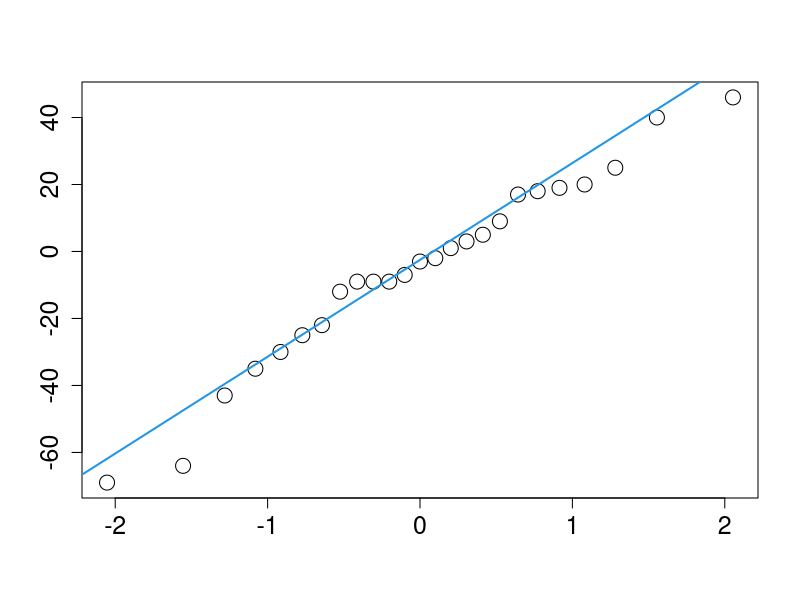
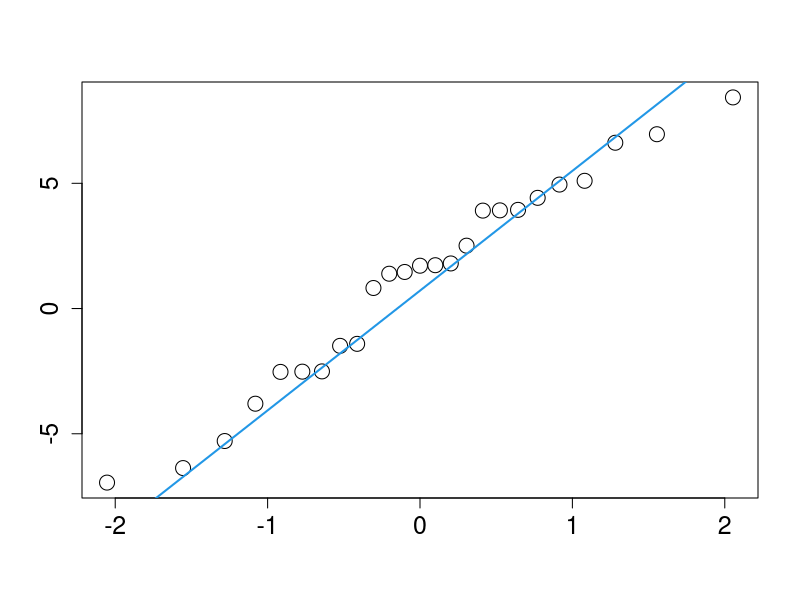
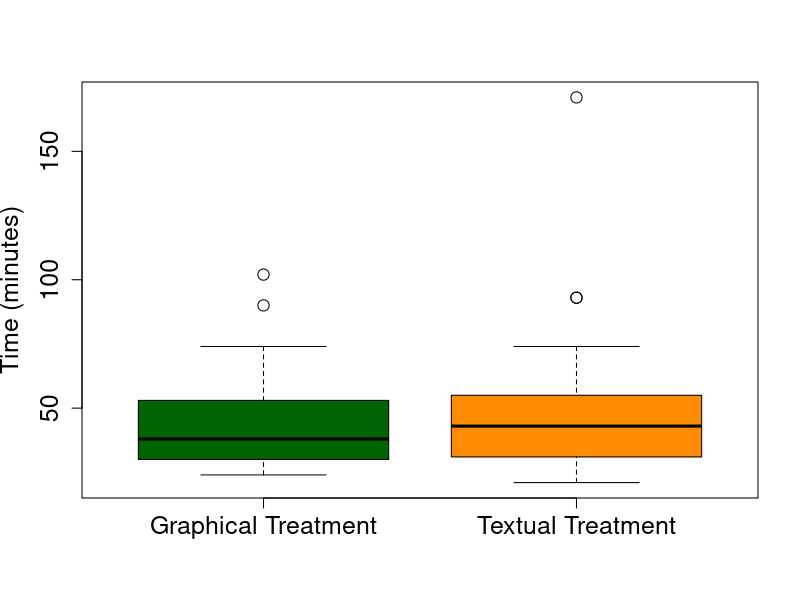
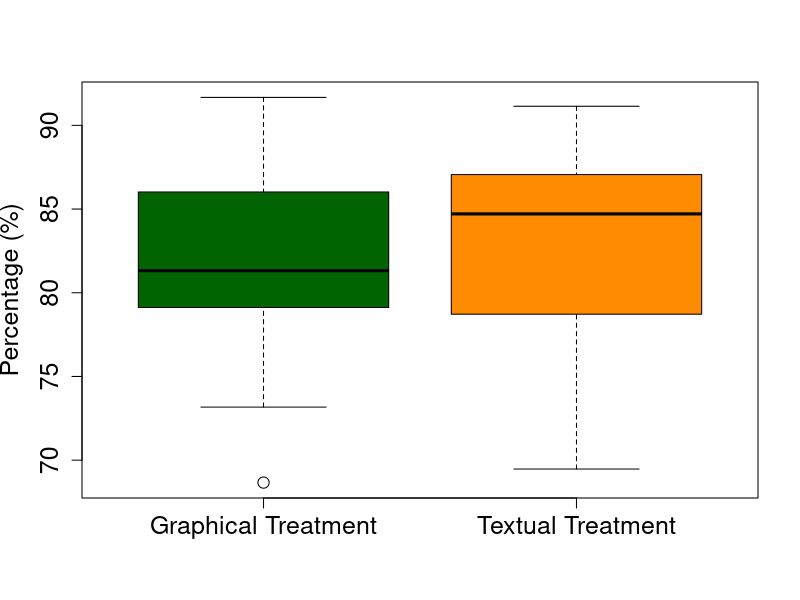
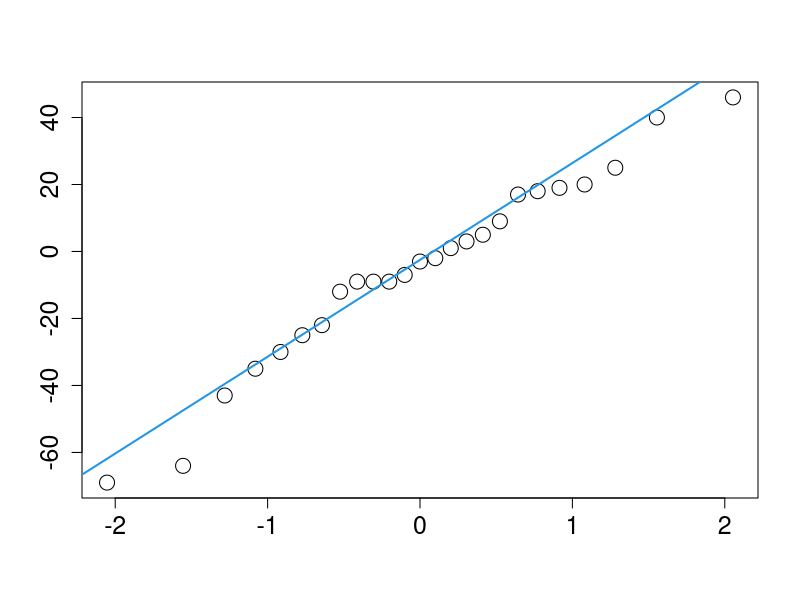
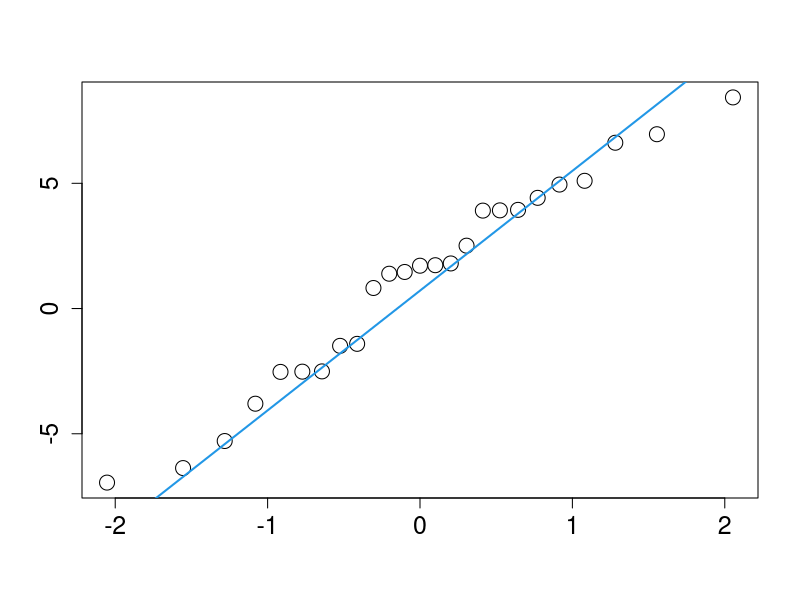
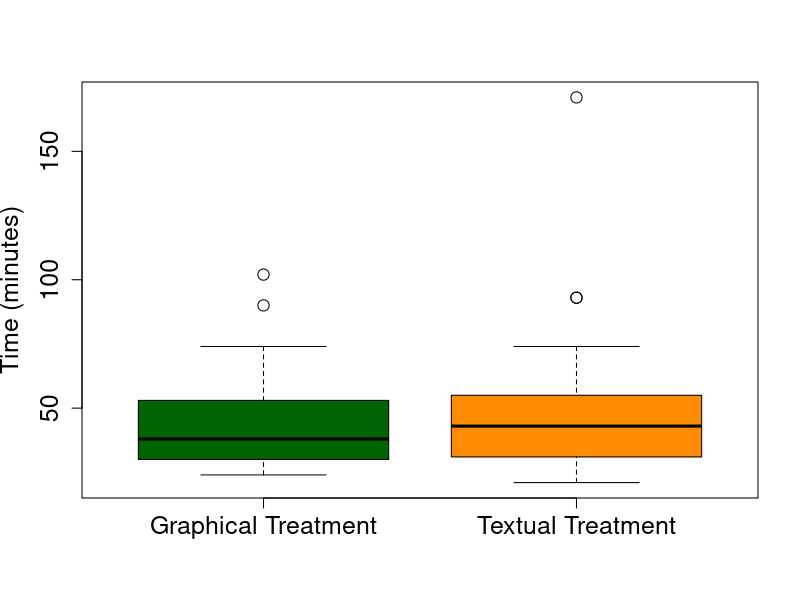
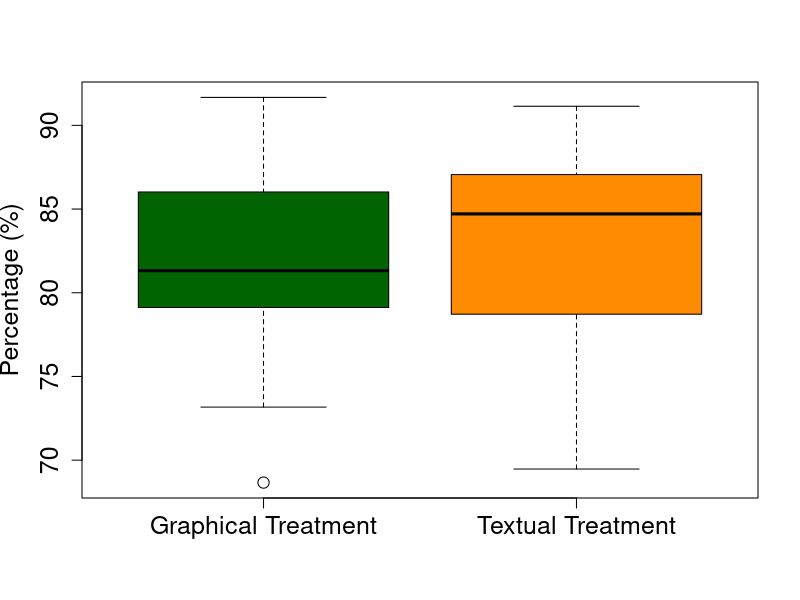

Here is the R script that generated these plots, in order:
# ==============================================================================
# ==============================================================================
#		 SCRIPTS TO GENERATE SOME OF MY \new GRAPHICS IN R
# ==============================================================================
# ==============================================================================

# DATASETS
# 	TIME (EFFORT)
	NormalityT<-c(-69,-64,-43,-35,-30,-25,-22,-12,-9,-9,-9,-7,-3,-2,1,5,9,17,18,19,20,25,3,40,46)
	GraphicT<-c(24,24,28,28,29,30,30,30,31,33,35,38,38,44,45,46,46,46,53,58,61,70,74,90,102)
	TextualT<-c(21,23,25,29,30,30,31,32,35,36,40,40,43,44,47,50,50,55,55,55,67,74,93,93,171)
# 	FSCORE (EFFECTIVENESS)
	NormalityFS<-c(-6.95,-6.37,-5.29,-3.80,-2.53,-2.52,-2.51,-1.49,-1.41,0.82,1.39,1.46,1.71,1.73,1.80,2.51,3.91,3.92,3.94,4.42,4.95,5.10,6.62,6.96,8.43)
	GraphicFS<-c(68.66,73.17,73.81,76.92,78.65,78.65,79.12,79.49,80.41,80.43,80.46,81.08,81.32,81.58,82.98,83.33,83.78,83.87,86.02,86.60,87.23,87.23,87.80,89.16,91.67)
	TextualFS<-c(69.47,71.29,71.70,73.12,77.11,77.78,78.72,81.25,82.47,82.57,83.87,84.62,84.71,85.33,85.37,86.08,86.32,86.42,87.06,87.76,88.31,88.89,89.16,89.74,91.14)

# ==============================================================================

# DISTRIBUTION
#	TIME (EFFORT)
	qqnorm(NormalityT,main=NULL, xlab = "",ylab = "",cex = 2, pch = 1,cex.lab= 1.5, cex.axis= 1.5)
	qqline(NormalityT, col=4, lwd=2,lty=1)
#	FSCORE (EFFECTIVENESS)
	qqnorm(NormalityFS,main=NULL, xlab = "",ylab = "",cex = 2, pch = 1,cex.lab= 1.5, cex.axis= 1.5)
	qqline(NormalityFS, col=4, lwd=2,lty=1,)

# ==============================================================================

# BOXPLOT
#	TIME (EFFORT)
	boxplot(GraphicT, TextualT, col=(c("darkgreen","darkorange")), names=c("Graphical Treatment","Textual Treatment"), ylab="Time (minutes)", cex=1.5, cex.lab= 1.5, cex.axis= 1.5)
#	FSCORE (EFFECTIVENESS)
	boxplot(GraphicFS, TextualFS, col=(c("darkgreen","darkorange")), names=c("Graphical Treatment","Textual Treatment"), ylab="Percentage (%)", cex=1.5, cex.lab= 1.5, cex.axis= 1.5)
	
# ==============================================================================

# 	+ PLOTS
	qqnorm(NormalityT,main=NULL, xlab = "",ylab = "",cex = 2, pch = 1,cex.lab= 1.5, cex.axis= 1.5)
	qqline(NormalityT, col=4, lwd=2,lty=1)
	qqnorm(NormalityFS,main=NULL, xlab = "",ylab = "",cex = 2, pch = 1,cex.lab= 1.5, cex.axis= 1.5)
	qqline(NormalityFS, col=4, lwd=2,lty=1,)
	boxplot(GraphicT, TextualT, col=(c("darkgreen","darkorange")), names=c("Graphical Treatment","Textual Treatment"), ylab="Time (minutes)", cex=1.5, cex.lab= 1.5, cex.axis= 1.5)
	boxplot(GraphicFS, TextualFS, col=(c("darkgreen","darkorange")), names=c("Graphical Treatment","Textual Treatment"), ylab="Percentage (%)", cex=1.5, cex.lab= 1.5, cex.axis= 1.5)
